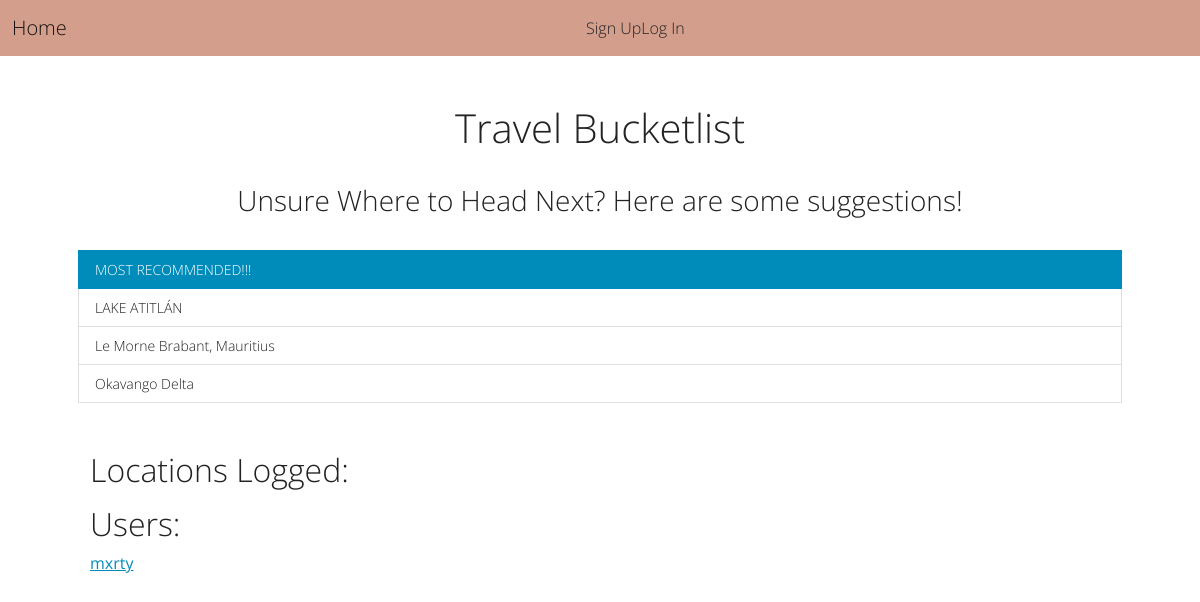
Before: / with the older database file.
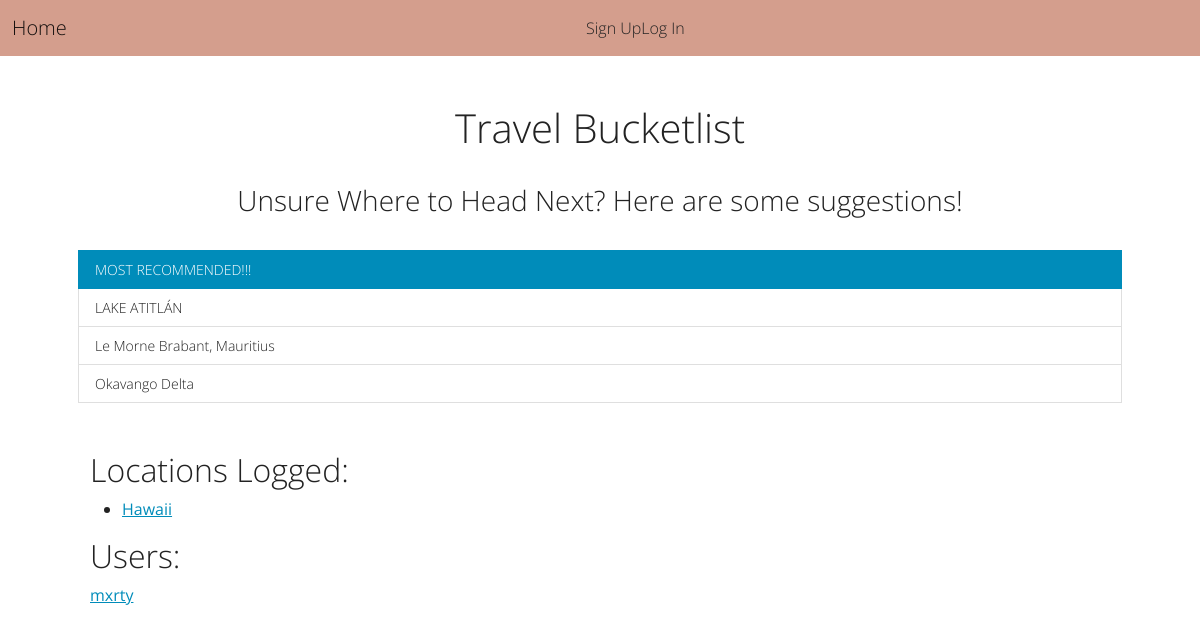
After: the same page with the newer database file.
### scenery_app/models.py (models this page shows, shortened)
class User(UserMixin, db.Model):
    id = db.Column(db.Integer, primary_key=True)
    username = db.Column(db.String(80), nullable=False, unique=True)
    password = db.Column(db.String(200), nullable=False)
    favorite_locations = db.relationship(
        'Location', secondary='user_location', back_populates='users_who_favorited')

class Location(db.Model):
    id = db.Column(db.Integer, primary_key=True)
    title = db.Column(db.String(80), nullable=False)
    visited_date = db.Column(db.Date)
    list_id = db.Column(db.Integer, db.ForeignKey('list.id'), nullable=False)
    list = db.relationship('List', back_populates='locations')
    landscape = db.Column(db.Enum(Landscape), default=Landscape.DESERTS)
    entries = db.relationship(
        'Entry', secondary='location_entry', back_populates='locations'
    )
    users_who_favorited = db.relationship(
        'User', secondary='user_location', back_populates='favorite_locations'
    )

### scenery_app/main/routes.py (the view)
@main.route('/')
def homepage():
    all_locations = Location.query.all()
    all_users = User.query.all()
    return render_template('home.html',
        all_locations=all_locations, all_users=all_users)

### scenery_app/templates/home.html
{% extends 'base.html' %}
{% block content %}
    <div class="d-flex justify-content-center">
        <h1 class="title">Travel Bucketlist</h1>
    </div>
    <div class="container p-4">
        <h3 class="text-center">Unsure Where to Head Next? Here are some suggestions!</h3>
    </div>
        <div class="list-group">
            <a href="https://www.saltinourhair.com/vietnam/ha-long-bay/" class="list-group-item list-group-item-action active" aria-current="true">
            MOST RECOMMENDED!!!
            </a>
            <a href="https://www.visitcentroamerica.com/en/visitar/lake-atitlan-and-sorrounding-towns/" class="list-group-item list-group-item-action">LAKE ATITLÁN</a>
            <a href="https://earthlymission.com/underwater-waterfall-mauritius-le-morne-brabant/" class="list-group-item list-group-item-action">Le Morne Brabant, Mauritius</a>
            <a href="https://www.okavango.com" class="list-group-item list-group-item-action">Okavango Delta</a>
        </div>
        <div class="container-lg pt-5">
            <div>
                <h2>Locations Logged:</h2>
                <ul>
                    {% for location in all_locations %}
                        <li><a href="/location/{{ location.id }}">{{ location.title }}</a></li>
                    {% endfor %}
                </ul>
                <h2>Users:</h2>
                {% for user in all_users %}
                    <a href="/profile/{{ user.username }}">{{ user.username }}</a>
                {% endfor %}
            </div>
        </div>
{% endblock %}

### scenery_app/templates/base.html (shortened to what this page needs)
<!DOCTYPE html>
<html>
    <head>
        <link href="https://cdn.jsdelivr.net/npm/bootstrap@5.0.2/dist/css/bootstrap.min.css" rel="stylesheet">
        <link rel="stylesheet" href="../static/bootstrap-2.css">
    </head>
    <body>
        <nav class="navbar navbar-expand-lg navbar-light" style="background-color: #d49e8d;">
            <div class="container-fluid">
              <a class="navbar-brand" href="/">Home</a>
              <div class="collapse navbar-collapse justify-content-center" id="navbarNavAltMarkup">
                <div class="navbar navbar-light">
                    {% if current_user.is_authenticated %}
                  <a class="nav-link active" href="/create_entry">Create Entry</a>
                  <a class="nav-link active" href="/create_list">Create List</a>
                  <a class="nav-link active" href="/create_location">Create Location</a>
                  <a class="nav-link active" href="/logout">Log Out</a>
                  {% else %}
                  <a class="nav-link active" href="/signup">Sign Up</a>
                  <a class="nav-link active" href="/login">Log In</a>
                  {% endif %}
                </div>
              </div>
            </div>
        </nav>
        <div class="container p-5">
            {% block content %}{% endblock %}
        </div>
    </body>
</html>

Changed rows visible on the page:
added Location: title "Hawaii"
